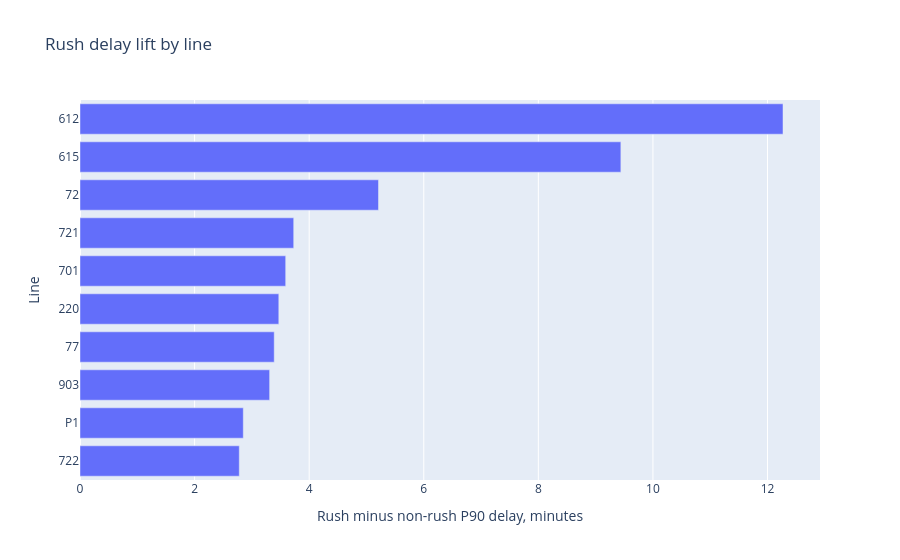

The notebook cell saved with this chart:
### Code cell
if impact.is_empty():
    print("No matching observations found.")
else:
    fig = px.bar(
        impact.sort("rush_p90_delay_lift_min"),
        x="rush_p90_delay_lift_min",
        y="line_ref",
        orientation="h",
        title="Rush delay lift by line",
        labels={"line_ref": "Line", "rush_p90_delay_lift_min": "Rush minus non-rush P90 delay, minutes"},
    )
    fig.update_layout(showlegend=False)
    fig.show()

### Figure 1 — Plotly figure (JSON) as saved in the notebook; plotly's stock layout.template omitted (floating-point values rounded to 4 significant figures)
{"data": [{"hovertemplate": "Rush minus non-rush P90 delay, minutes=%{x}<br>Line=%{y}<extra></extra>", "legendgroup": "", "marker": {"color": "#636efa", "pattern": {"shape": ""}}, "name": "", "orientation": "h", "showlegend": false, "textposition": "auto", "type": "bar", "x": [2.78, 2.85, 3.31, 3.39, 3.47, 3.59, 3.73, 5.21, 9.44, 12.27], "xaxis": "x", "y": ["722", "P1", "903", "77", "220", "701", "721", "72", "615", "612"], "yaxis": "y"}], "layout": {"barmode": "relative", "legend": {"tracegroupgap": 0}, "showlegend": false, "title": {"text": "Rush delay lift by line"}, "xaxis": {"anchor": "y", "domain": [0, 1], "title": {"text": "Rush minus non-rush P90 delay, minutes"}}, "yaxis": {"anchor": "x", "domain": [0, 1], "title": {"text": "Line"}}}}
